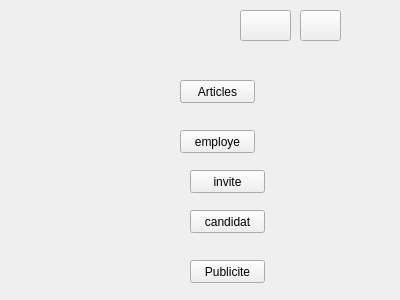
<?xml version="1.0" encoding="UTF-8"?>
<ui version="4.0">
 <class>dashboard</class>
 <widget class="QWidget" name="dashboard">
  <property name="geometry">
   <rect>
    <x>0</x>
    <y>0</y>
    <width>400</width>
    <height>300</height>
   </rect>
  </property>
  <property name="windowTitle">
   <string>Form</string>
  </property>
  <widget class="QPushButton" name="pushButton">
   <property name="geometry">
    <rect>
     <x>180</x>
     <y>80</y>
     <width>75</width>
     <height>23</height>
    </rect>
   </property>
   <property name="text">
    <string>Articles</string>
   </property>
  </widget>
  <widget class="QPushButton" name="pushButton_2">
   <property name="geometry">
    <rect>
     <x>180</x>
     <y>130</y>
     <width>75</width>
     <height>23</height>
    </rect>
   </property>
   <property name="text">
    <string>employe</string>
   </property>
  </widget>
  <widget class="QPushButton" name="pushButton_3">
   <property name="geometry">
    <rect>
     <x>190</x>
     <y>170</y>
     <width>75</width>
     <height>23</height>
    </rect>
   </property>
   <property name="text">
    <string>invite</string>
   </property>
  </widget>
  <widget class="QPushButton" name="pushButton_4">
   <property name="geometry">
    <rect>
     <x>190</x>
     <y>210</y>
     <width>75</width>
     <height>23</height>
    </rect>
   </property>
   <property name="text">
    <string>candidat</string>
   </property>
  </widget>
  <widget class="QPushButton" name="pushButton_5">
   <property name="geometry">
    <rect>
     <x>190</x>
     <y>260</y>
     <width>75</width>
     <height>23</height>
    </rect>
   </property>
   <property name="text">
    <string>Publicite</string>
   </property>
  </widget>
  <widget class="QLabel" name="label_mask">
   <property name="geometry">
    <rect>
     <x>10</x>
     <y>0</y>
     <width>391</width>
     <height>301</height>
    </rect>
   </property>
   <property name="text">
    <string/>
   </property>
  </widget>
  <widget class="QPushButton" name="pushButton_6">
   <property name="geometry">
    <rect>
     <x>240</x>
     <y>10</y>
     <width>51</width>
     <height>31</height>
    </rect>
   </property>
   <property name="styleSheet">
    <string notr="true">border-image: url(C:/Users/Dali/Desktop/intg/Crud article,event/projet2020/malek/mode_jour.png);

</string>
   </property>
   <property name="text">
    <string/>
   </property>
  </widget>
  <widget class="QPushButton" name="pushButton_7">
   <property name="geometry">
    <rect>
     <x>300</x>
     <y>10</y>
     <width>41</width>
     <height>31</height>
    </rect>
   </property>
   <property name="styleSheet">
    <string notr="true">border-image: url(C:/Users/Dali/Desktop/intg/Crud article,event/projet2020/malek/mode_nuit.png);

</string>
   </property>
   <property name="text">
    <string/>
   </property>
  </widget>
  <zorder>label_mask</zorder>
  <zorder>pushButton_4</zorder>
  <zorder>pushButton_3</zorder>
  <zorder>pushButton_6</zorder>
  <zorder>pushButton_7</zorder>
  <zorder>pushButton</zorder>
  <zorder>pushButton_2</zorder>
  <zorder>pushButton_5</zorder>
 </widget>
 <resources/>
 <connections/>
</ui>
